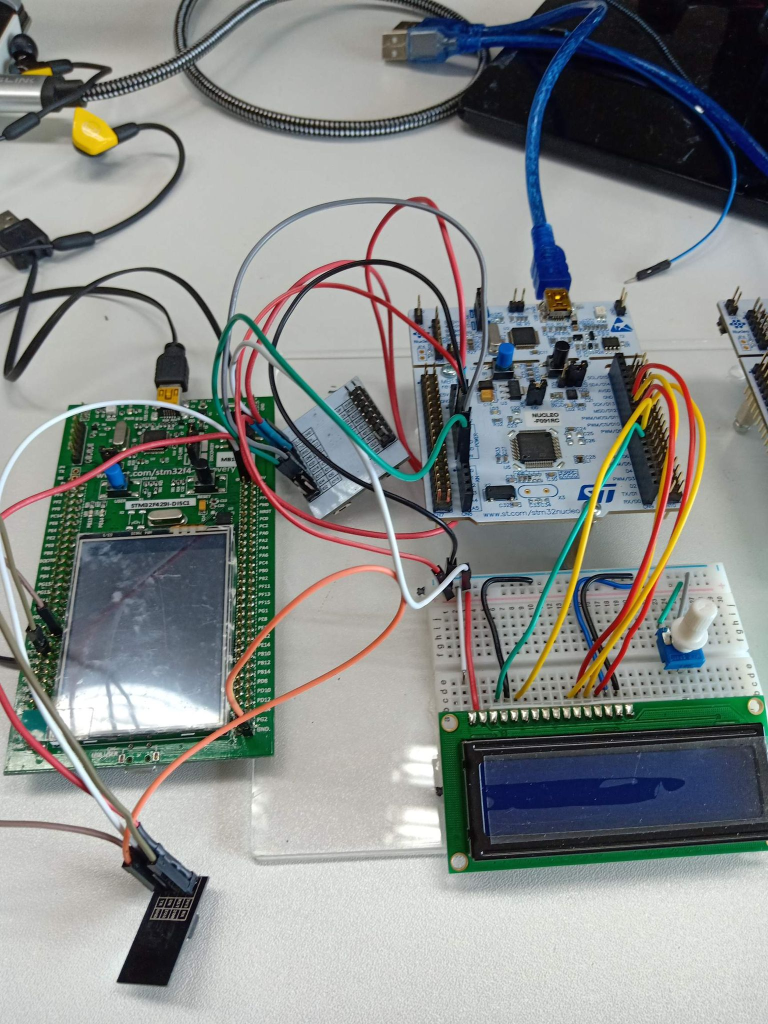
%> input picture Quiz/test_circuit.jpg, 1536 x 2048 px (shown at 1/2 size)
$ octave problem4.m   (GNU Octave 9; MATLAB toolbox functions it lacks are replaced by stand-ins)
%> lines starting %> are read from the running program, lines starting %| are printed output that depends on the picture
Im = imresize(rgb2gray(imread('test_circuit.jpg')),0.25);
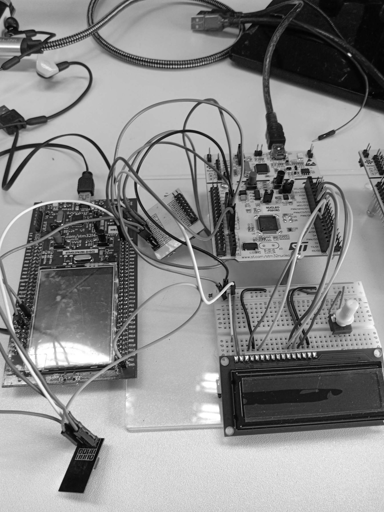
%> Im: size 512x384 uint8; min 1, max 255, mean 137.4
Im = im2double(Im);
%> Im: size 512x384 double
[row col] = size(Im);
%> row = 512; col = 384
horizontal = [-1 -2 -1;0 0 0;1 2 1];
vertical = [-1 0 1;-2 0 2;-1 0 1];
Imx = imfilter(Im,horizontal);
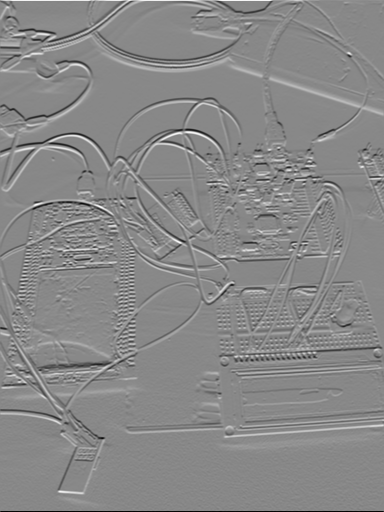
%> Imx: size 512x384 double; min -3.36, max 2.93, mean 0.00295; drawn with min black and max white
Imy = imfilter(Im,vertical);
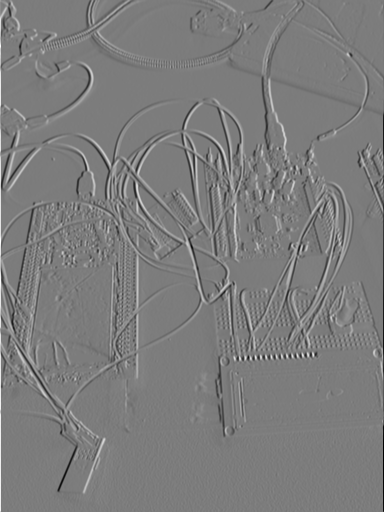
%> Imy: size 512x384 double; min -3.55, max 3.71, mean -0.00204; drawn with min black and max white
figure;imshow(Imx);title("gradient x");
%> after `imshow(Imx)`:
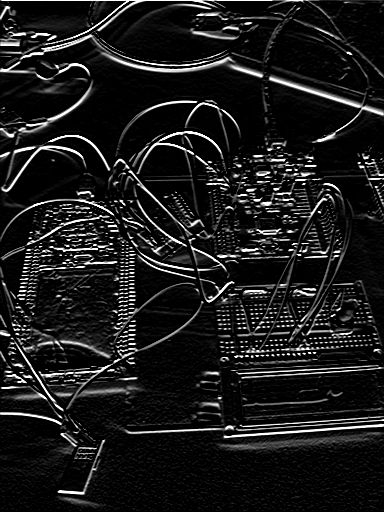
%> displayed picture: size 512x384, on the screen's scale of 0 to 255; min 0, max 255, mean 26.7
figure;imshow(Imy);title("gradient y");
%> after `imshow(Imy)`:
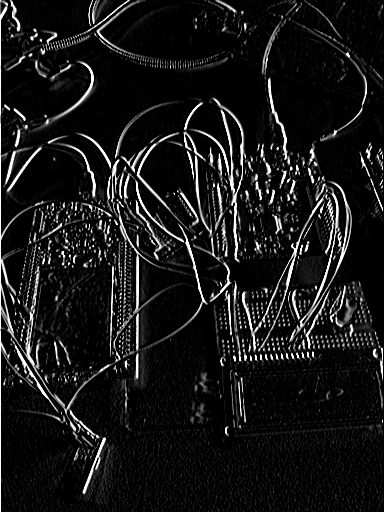
%> displayed picture: size 512x384, on the screen's scale of 0 to 255; min 0, max 255, mean 23.1
gradient_mag = zeros(row,col);
for r = 1:row
    for c = 1:col
        gradient_mag(r,c) = sqrt(Imx(r,c)^2 + Imy(r,c)^2);
    end
end
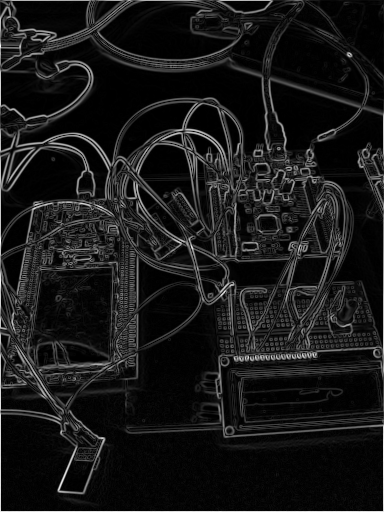
%> gradient_mag: size 512x384 double; min 0, max 3.71, mean 0.356; drawn with min black and max white
figure;imshow(gradient_mag);title("gradient magnitude");
%> after `imshow(gradient_mag)`:
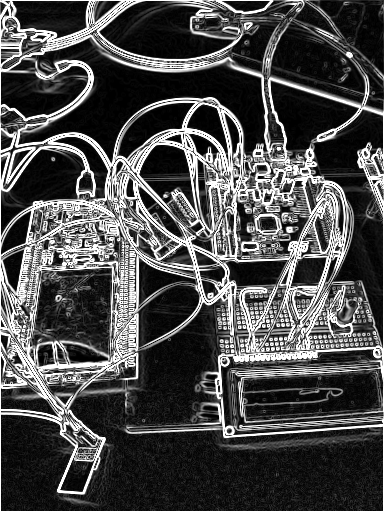
%> displayed picture: size 512x384, on the screen's scale of 0 to 255; min 0, max 255, mean 75.1
